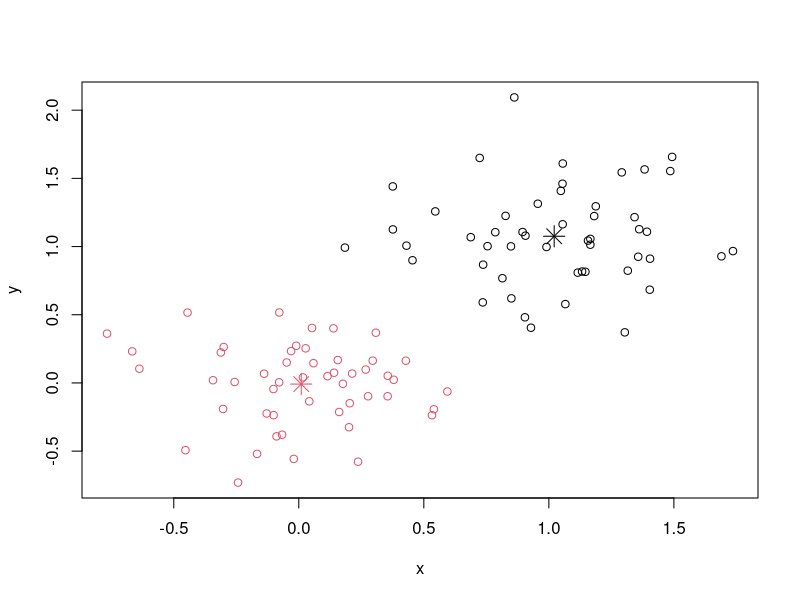
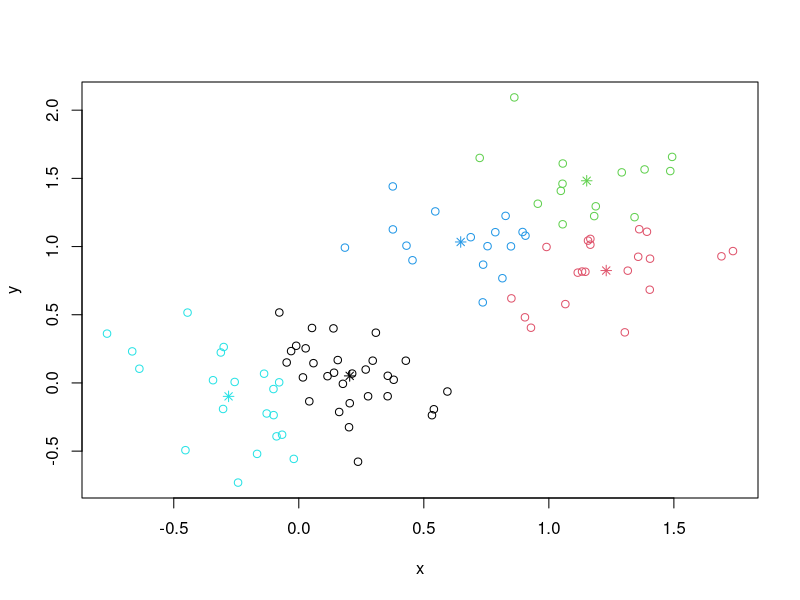

Generate these figures, in order, with R: (Note: this script raises an error after producing the figures.)
require(graphics)

# a 2-dimensional example
x <- rbind(matrix(rnorm(100, sd = 0.3), ncol = 2),
           matrix(rnorm(100, mean = 1, sd = 0.3), ncol = 2))
colnames(x) <- c("x", "y")
(cl <- kmeans(x, 2))
plot(x, col = cl$cluster)
points(cl$centers, col = 1:2, pch = 8, cex = 2)

# sum of squares
ss <- function(x) sum(scale(x, scale = FALSE)^2)

## cluster centers "fitted" to each obs.:
fitted.x <- fitted(cl);  head(fitted.x)
resid.x <- x - fitted(cl)

## Equalities : ----------------------------------
cbind(cl[c("betweenss", "tot.withinss", "totss")], # the same two columns
      c(ss(fitted.x), ss(resid.x),    ss(x)))
stopifnot(all.equal(cl$ totss,        ss(x)),
          all.equal(cl$ tot.withinss, ss(resid.x)),
          ## these three are the same:
          all.equal(cl$ betweenss,    ss(fitted.x)),
          all.equal(cl$ betweenss, cl$totss - cl$tot.withinss),
          ## and hence also
          all.equal(ss(x), ss(fitted.x) + ss(resid.x))
)

kmeans(x,1)$withinss # trivial one-cluster, (its W.SS == ss(x))

## random starts do help here with too many clusters
## (and are often recommended anyway!):
(cl <- kmeans(x, 5, nstart = 25))
plot(x, col = cl$cluster)
points(cl$centers, col = 1:5, pch = 8)
# }

####################################

require(graphics)

# a 2-dimensional example
my.x <- read.csv("data_processed/IsoLagran1_0.2_notnormd.csv")
(my.cl <- kmeans(my.x$Adjusted.Area, 2))
plot(x, col = cl$cluster)
points(cl$centers, col = 1:2, pch = 8, cex = 2)

# sum of squares
ss <- function(x) sum(scale(x, scale = FALSE)^2)

## cluster centers "fitted" to each obs.:
fitted.x <- fitted(cl);  head(fitted.x)
resid.x <- x - fitted(cl)

## Equalities : ----------------------------------
cbind(cl[c("betweenss", "tot.withinss", "totss")], # the same two columns
      c(ss(fitted.x), ss(resid.x),    ss(x)))
stopifnot(all.equal(cl$ totss,        ss(x)),
          all.equal(cl$ tot.withinss, ss(resid.x)),
          ## these three are the same:
          all.equal(cl$ betweenss,    ss(fitted.x)),
          all.equal(cl$ betweenss, cl$totss - cl$tot.withinss),
          ## and hence also
          all.equal(ss(x), ss(fitted.x) + ss(resid.x))
)

kmeans(x,1)$withinss # trivial one-cluster, (its W.SS == ss(x))

## random starts do help here with too many clusters
## (and are often recommended anyway!):
(cl <- kmeans(x, 5, nstart = 25))
plot(x, col = cl$cluster)
points(cl$centers, col = 1:5, pch = 8)
# }